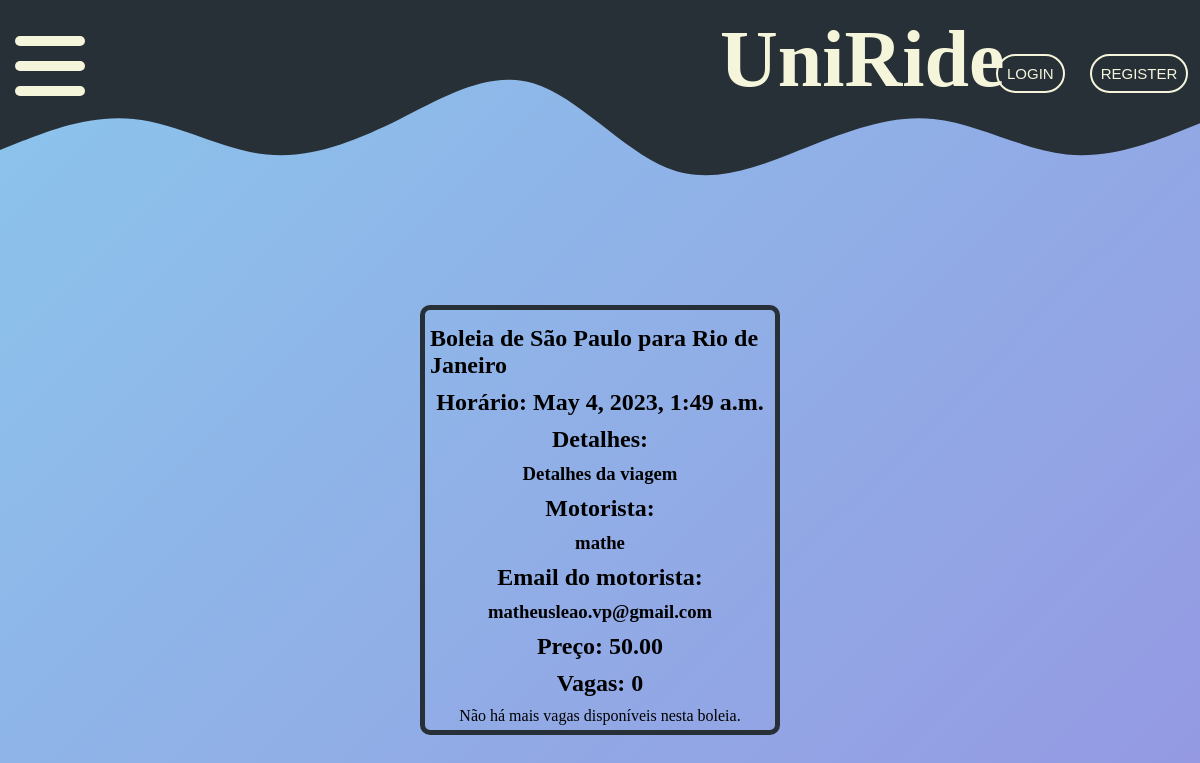
The page /1 on the database its author committed.
### MyApp/models.py (models this page shows)
class Boleia(models.Model):
    motorista = models.ForeignKey(User, on_delete=models.CASCADE, related_name='boleias_as_motorista')
    users = models.ManyToManyField(User, blank=True, related_name='boleias_as_passageiro')
    partida = models.CharField(max_length=255)
    chegada = models.CharField(max_length=255)
    horario = models.DateTimeField()
    preco = models.DecimalField(max_digits=8, decimal_places=2)
    vagas = models.IntegerField()
    detalhes = models.TextField(blank=True)

### MyApp/views.py (the view)
# urls.py: path('<int:boleia_id>', views.detalhes, name='detalhes'),
def detalhes(request, boleia_id):
    boleia = get_object_or_404(Boleia, pk=boleia_id)
    if request.method == 'POST':
        if request.user not in boleia.users.all():  # Check if user is not already in the relationship
            boleia.vagas -= 1
            boleia.users.add(request.user)
            boleia.save()
        return HttpResponseRedirect(reverse('MyApp:detalhes', args=(boleia_id,)))
    return render(request, 'MyApp/detalhe.html', {'boleia': boleia})

### MyApp/templates/MyApp/detalhe.html (shortened to what this page needs)
{% extends "MyApp/index.html" %}
{% block content %}
    <section class="detail">
      <h1> Boleia de {{ boleia.partida }} para {{ boleia.chegada }} </h1>
      <h2> Horário: {{ boleia.horario }} </h2>
      <h2> Detalhes: </h2>
      <h3> {{ boleia.detalhes }}</h3>
      <h2> Motorista: </h2>
      <h3> {{boleia.motorista}} </h3>
        <h2> Email do motorista: </h2>
      <h3> {{boleia.motorista.email}} </h3>
      <h2> Preço: {{ boleia.preco }}</h2>
      <h2> Vagas: {{ boleia.vagas }}</h2>
      {% if not request.user == boleia.motorista %}
      {% if boleia.vagas > 0 %}
      <form method="post" action="{% url 'MyApp:detalhes' boleia_id=boleia.id %}">
        {% csrf_token %}
        <button type="submit">Reservar vaga</button>
      </form>
      {% else %}
        <p>Não há mais vagas disponíveis nesta boleia.</p>
      {% endif %}
      {% endif %}
    </section>
{% endblock %}

### MyApp/static/MyApp/styles.css (style rules this page uses)
* { margin-left: 0; padding: 0; margin:0; box-sizing: border-box; }
body { background-image: linear-gradient(135deg, #8BC6EC 0%, #9599E2 100%); font-family: "Candara"; min-height: 100vh; }
.detail { display: flex; flex-direction: column; justify-content: center; align-items: center; position: absolute; gap: 10px; top: 65%; left: 50%; transform: translate(-50%, -50%); border: 5px solid #273036; border-radius: 10px; padding: 5px; max-width: 30vw; width: 100%; }

### rows shown on the page
Boleia: partida "São Paulo", chegada "Rio de Janeiro", horario "May 4, 2023, 1:49 a.m.", detalhes "Detalhes da viagem", motorista "mathe", motorista.email "matheusleao.vp@gmail.com", preco "50.00", vagas "0"
